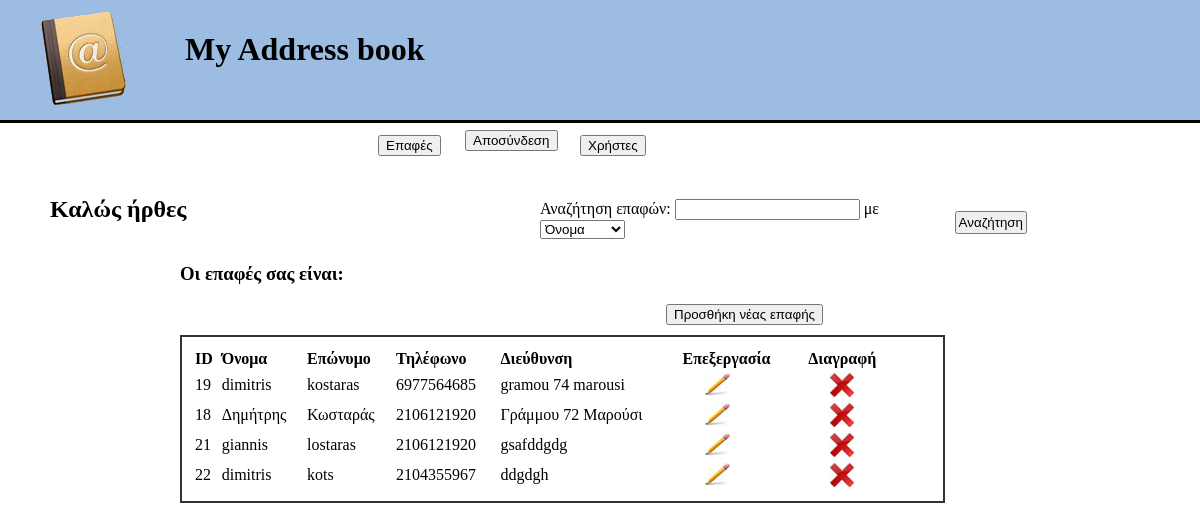
The app's page /control_panel.php with its own data.
### tables this page shows
CREATE TABLE IF NOT EXISTS `contacts` (
  `user_id` mediumint(8) unsigned NOT NULL AUTO_INCREMENT,
  `firstname` varchar(20) NOT NULL,
  `lastname` varchar(40) NOT NULL,
  `phonenumber` varchar(20) NOT NULL,
  `address` varchar(40) NOT NULL,
  `registration_date` datetime NOT NULL,
  PRIMARY KEY (`user_id`)
);

### control_panel.php (the view, shortened to what this page needs)
<!DOCTYPE html PUBLIC "-//W3C//DTD HTML 4.01 Transitional//EN" "http://www.w3.org/TR/html4/loose.dtd">
<html>
<head>
<link type="text/css" href="style.css" rel="stylesheet">
</head>
<body>
	<div id="content-header">
		<div id="header"><img alt="" src="addressbook_image.png"></div>
		<div id="header_a"><h1> My Address book</h1></div>
	</div>
	<div id="button_panel">
		<form id="home" action=control_panel.php method=post>
				  <input id="home" type=submit value='Επαφές'  />
		</form>
		<form id="users" action=view_users.php method=post>
				  <input id="users" type=submit value='Χρήστες'  />
		</form>
		<form id="logout" action=logout.php method=post>
				  <input id="logout" type=submit value='Αποσύνδεση'  />
		</form>
	</div>
	<div id="welcome">
	<?php
	echo"<h2>Καλώς ήρθες";
	echo'</h2>';
	?>
	</div>
	<div id="search">
		 <form id="search" method="post" action="search.php">
 				Αναζήτηση επαφών: <input type="text" name="find" /> με
 				<select name="field">
 				<option value="firstname">Όνομα</option>
 				</select>
 				<input id ="search" type="submit" name="search" value="Αναζήτηση" />
 		</form>
 		</div>
 	<div id=contacttable>
 			<h3>Οι επαφές σας είναι:</h3>
 			<form id="add_new" method="post" action="add_new_contact_form.php">
 			<input type="submit" name="add_new" value="Προσθήκη νέας επαφής" />
 			</form>
 			<?php
  	 			$dbc=mysqli_connect('localhost','root','' ,'address_book')or
        		die ('Could not connect to mySQL:'.mysqli_connect_error());
    			$q="SELECT * FROM contacts ORDER BY registration_date ASC";
     			$r= mysqli_query($dbc,$q);
     			if ($r){
     				echo '<table style="padding:10px; width:75%; border:2px solid #333;">
     				<tr>
     				<td><b>ID</b></td><td><b>Όνομα</b></td><td><b>Επώνυμο</b></td>
     				<td><b>Τηλέφωνο</b></td><td><b>Διεύθυνση</b></td><td><b>Επεξεργασία</b></td><td><b>Διαγραφή</b></td></tr>';
     				while ($row = mysqli_fetch_array($r,MYSQLI_ASSOC)) {
     					echo '<tr><td>' . $row['user_id'] . '</td><td>' . $row['firstname'] . '</td><td>
     					' . $row['lastname'] . '</td><td>' . $row['phonenumber'] . '</td><td>' . $row['address'] . '</td>
     					<td><a href="edit_contact.php?id=' . $row['user_id'] . '"><img id="editimg" src="edit.jpg" alt="Επεξεργασία"/></a></td>
     					<td><a href="delete_contact.php?id=' . $row['user_id'] . '"><img id="editimg" src="delete.jpg" alt="Διαγραφή"/></a></td></tr>';
     				}
     				echo '</table>';
     			}else {
     				echo'Δεν υπάρχουν εγγραφές καταχωρημένες στο προφίλ σας';
     			}
 			?>
 	</div>
</body>
</html>

### style.css (style rules this page uses)
body { margin:0px; }
img { float: right; margin-right: 50px; margin-top: -70px; }
form { width:400px; }
#header { float: left; margin-left: 35px; margin-top: 80px; }
#header_a { float: left; margin-top: 10px; }
#content-header { height:120px;background-color: #9cbce2;border-bottom: 3px solid #000000; }
form#home { float: left;margin-left: 165px;margin-top: -12px; }
input#home { margin-left: 213px;margin-top: 12px; }
form#logout { float: left;margin-left: 465px;margin-top: -26px; }
form#users { margin-left: 280px;margin-top: 12px; }
input#users { margin-left: 15px; }
#welcome { margin-left: 50px;padding-top: 20px; }
#search { float: right; margin-right: 130px;margin-top: -22px;z-index: 1; }
input#search { float: right;margin-left: 412px;margin-top: -28px;margin-right: -87px;padding: 2px; }
#contacttable { margin-left: 15%;margin-top:40px; }
form#add_new { float: right;margin-bottom: 10px;margin-right: 134px; }
img#editimg { margin-top:0px; float: left;margin-left: 21px;margin-right: 50px; }

### records on screen
contacts: user_id "19", firstname "dimitris", lastname "kostaras", phonenumber "6977564685", address "gramou 74 marousi"
contacts: user_id "18", firstname "Δημήτρης", lastname "Κωσταράς", phonenumber "2106121920", address "Γράμμου 72 Μαρούσι"
contacts: user_id "21", firstname "giannis", lastname "lostaras", phonenumber "2106121920", address "gsafddgdg"
contacts: user_id "22", firstname "dimitris", lastname "kots", phonenumber "2104355967", address "ddgdgh"
